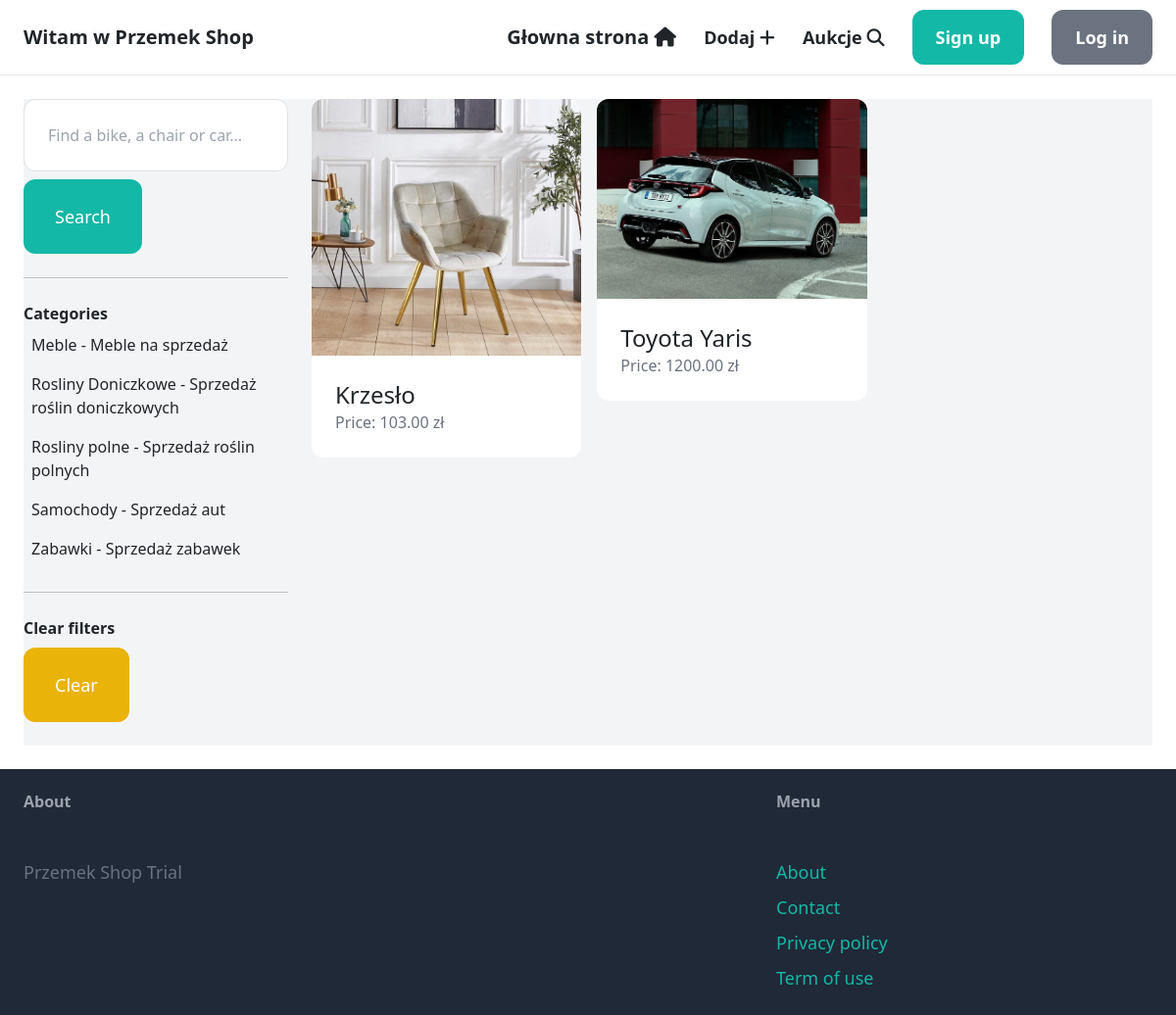
Page /items/ on the earlier database version.
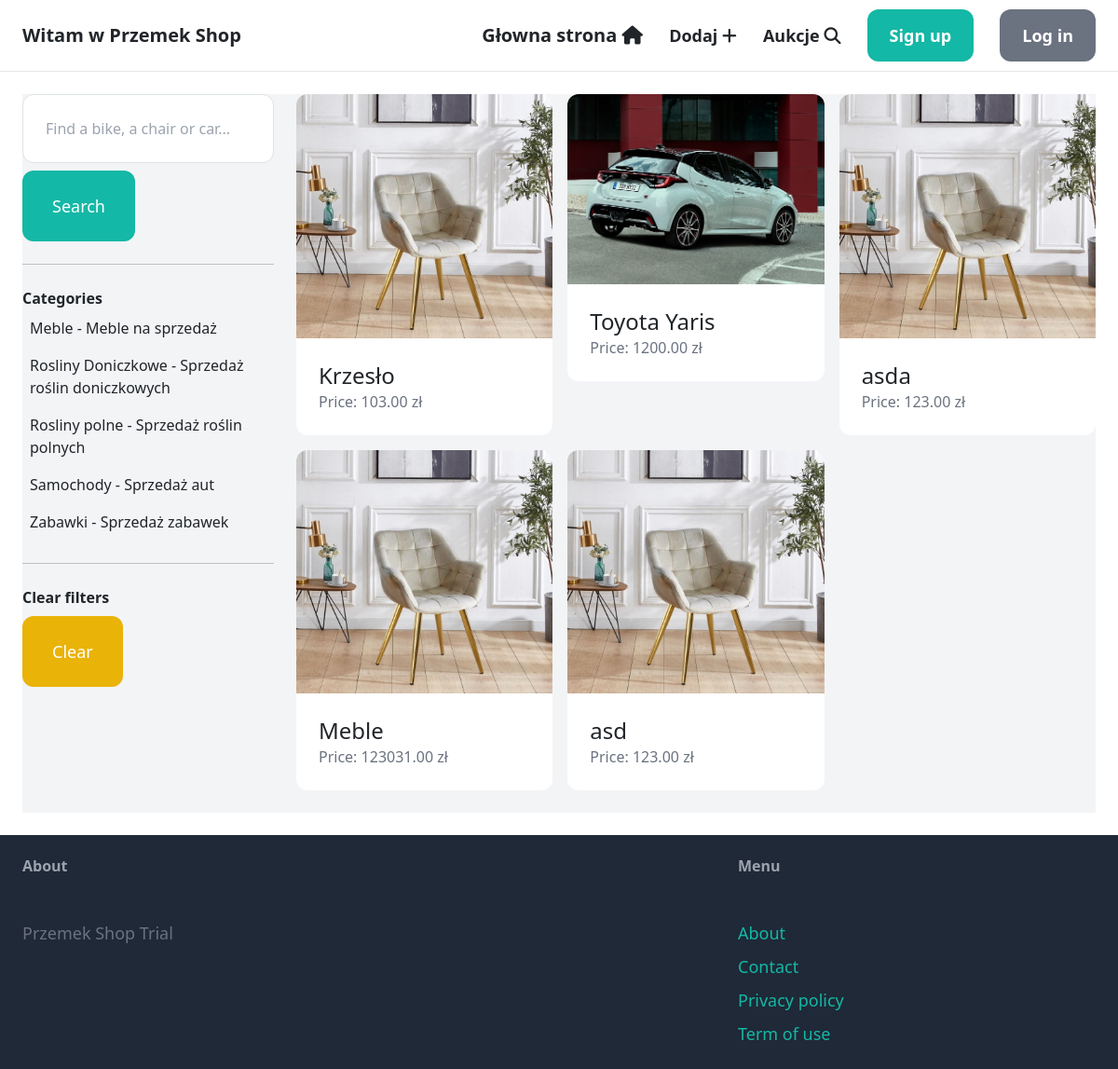
Same page on the later database version.
### przedmioty/models.py (models this page shows, shortened)
class Category(models.Model):
    name = models.CharField(max_length=255)
    desciption = models.CharField(max_length=255, default='')
    parent_category = models.ForeignKey('self', related_name='subcategories', null=True, blank=True, on_delete=models.CASCADE)
    class Meta:
        ordering = ('name',)
        verbose_name_plural = 'Categories'

class Item(models.Model):
    category = models.ForeignKey(Category, related_name='items', on_delete=models.CASCADE)
    name = models.CharField(max_length=255)
    description = models.TextField(blank=True, null=True)
    price = models.DecimalField(max_digits=12,decimal_places=2)
    min_price = models.FloatField(null=True, blank=True)
    image = models.ImageField(upload_to='item_images', blank=True, null=True)
    is_sold = models.BooleanField(default=False)
    created_by = models.ForeignKey(CustomUser, related_name='items', on_delete=models.CASCADE)
    created_at = models.DateTimeField(auto_now_add=True)

### przedmioty/views.py (the view)
# urls.py: path('', views.items, name='items'),
def items(request):
    query = request.GET.get('query', '')
    category_id = request.GET.get('category', 0)
    categories = Category.objects.filter(subcategories__isnull=True).distinct()
    items = Item.objects.filter(is_sold=False)
    if category_id:
        items = items.filter(category_id=category_id)
    if query:
        items = items.filter(Q(name__icontains=query) | Q(description__icontains=query))
    return render(request, 'item/items.html', {
        'items': items,
        'query': query,
        'categories': categories,
        'category_id': int(category_id)
    })

### przedmioty/templates/item/items.html (shortened to what this page needs)
{% extends 'base.html' %}
{% block content %}
    <div class="pb-6 grid grid-cols-4 gap-4 bg-gray-100">
        <div class="col-span-1">
            <form method="get" action="{% url 'item:items' %}">
                <input name="query" class="w-full py-4 px-6 border rounded-xl " type="text" value="{{ query }}" placeholder="Find a bike, a chair or car...">
                <button class="mt-2 py-4 px-8 text-lg bg-teal-500 text-white rounded-xl">Search</button>
            </form>
            <hr class="my-6">
            <p class="font-semibold">Categories</p>
            <ul>
                {% for category in categories %}
                    <li class="py-2 px-2 rounded-xl{% if category.id == category_id %} bg-gray-200{% endif %}">
                        <a href="{% url 'item:items' %}?query={{ query }}&category={{ category.id }}">{{ category.name }} - {{ category.desciption }}</a>
                    </li>
                {% endfor %}
            </ul>
            <hr class="my-6">
            <p class="font-semibold">Clear filters</p>
            <ul>
                <li><a href="{% url 'item:items' %}" class="mt-2 py-4 px-8 inline-block bg-yellow-500 text-lg rounded-xl text-white">Clear</a>
            </ul>
        </div>
        <div class="col-span-3">
            <div class="grid grid-cols-3 gap-3">
                {% for item in items %}
                    <div>
                        <a href="{% url 'item:detail' item.id %}">
                            <div>
                                <img src="{{ item.image.url }}" class="rounded-t-xl">
                            </div>
                            <div class="p-6 bg-white rounded-b-xl">
                                <h2 class="text-2xl">{{ item.name }}</h2>
                                <p class="text-gray-500">Price: {{ item.price }} zł</p>
                            </div>
                        </a>
                    </div>
                {% endfor %}
            </div>
        </div>
    </div>
{% endblock %}

Differences in the rows shown:
added Item: image (picture), name "asda", price "123.00"
added Item: image (picture), name "Meble", price "123031.00"
added Item: image (picture), name "asd", price "123.00"
